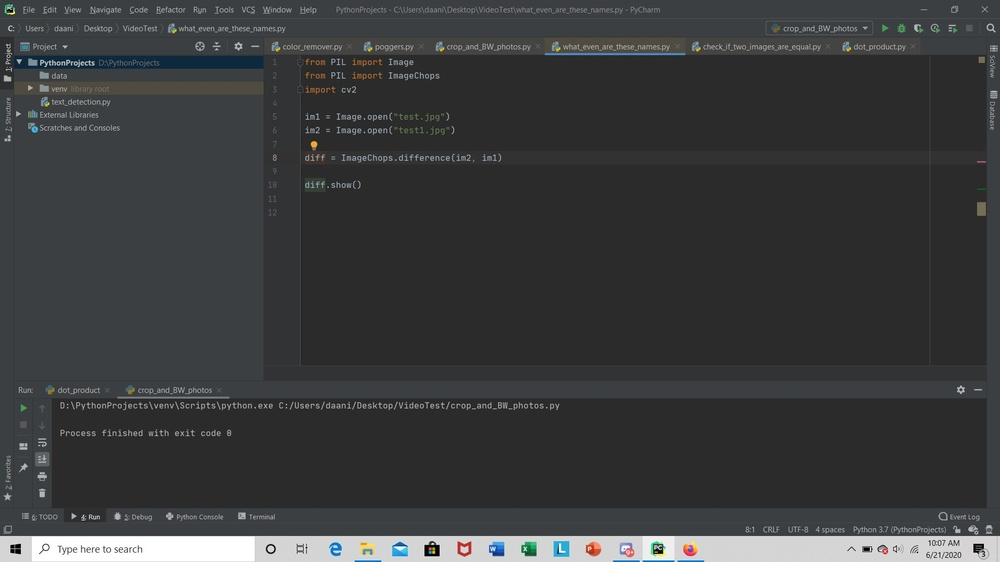
#> input picture Training-Data/VideoTest/bruh.jpg, 1000 x 562 px, shrunk from 1920 x 1080 before the run
$ python what_even_are_these_names.py
#> lines starting #> are read from the running program, lines starting #| are printed output that depends on the picture
from PIL import Image
from PIL import ImageChops
import cv2

im1 = Image.open("bruh.jpg")
#> im1 is the input picture: PIL image 1000x562 RGB; mean R, G, B 58.5, 60, 61
im2 = Image.open("bruh1.jpg")
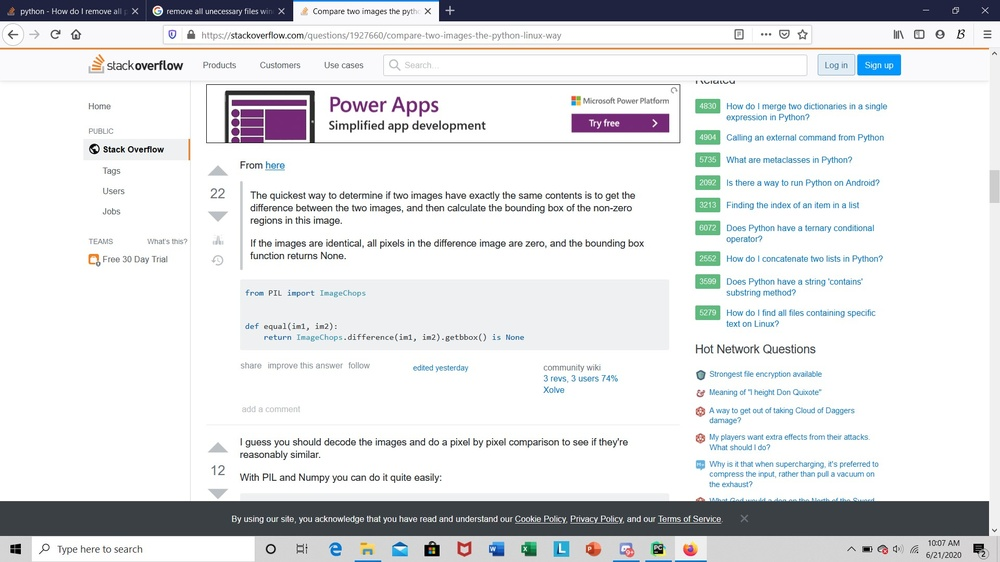
#> input picture Training-Data/VideoTest/bruh1.jpg, 1000 x 562 px, shrunk from 1920 x 1080 before the run
#> im2 is the input picture: PIL image 1000x562 RGB; mean R, G, B 222.8, 224.2, 226.2

diff = ImageChops.difference(im2, im1)
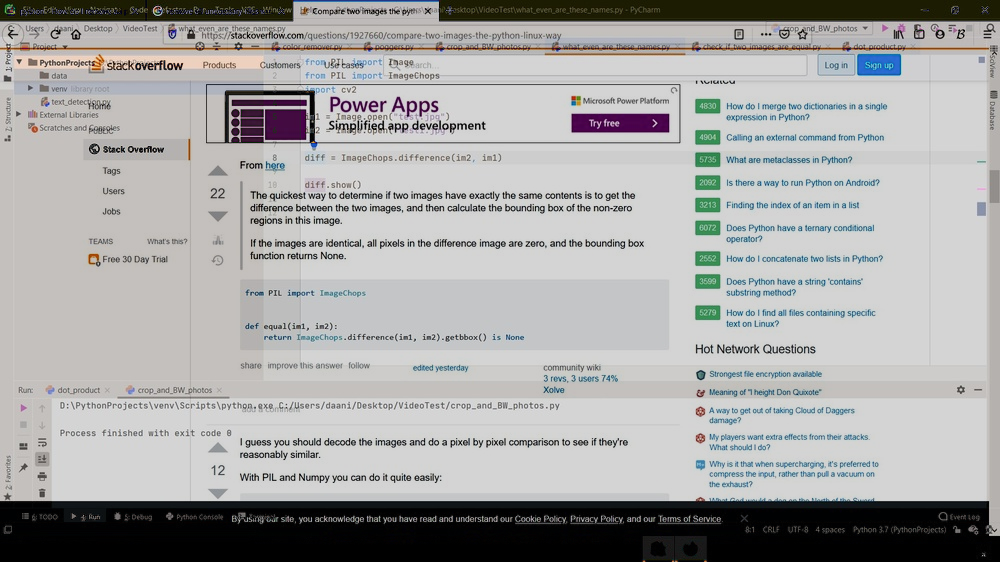
#> diff: PIL image 1000x562 RGB; mean R, G, B 167, 166.9, 166.2

diff.show()
